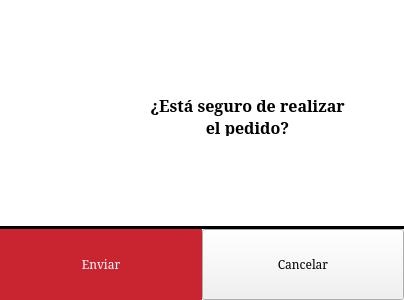
<?xml version="1.0" encoding="UTF-8"?>
<ui version="4.0">
 <class>EnviarPedido</class>
 <widget class="QDialog" name="EnviarPedido">
  <property name="geometry">
   <rect>
    <x>0</x>
    <y>0</y>
    <width>400</width>
    <height>300</height>
   </rect>
  </property>
  <property name="font">
   <font>
    <family>Noto Serif</family>
   </font>
  </property>
  <property name="windowTitle">
   <string>Dialog</string>
  </property>
  <property name="styleSheet">
   <string notr="true">background-color: rgb(255, 255, 255);</string>
  </property>
  <layout class="QGridLayout" name="gridLayout">
   <property name="leftMargin">
    <number>0</number>
   </property>
   <property name="topMargin">
    <number>0</number>
   </property>
   <property name="rightMargin">
    <number>0</number>
   </property>
   <property name="bottomMargin">
    <number>0</number>
   </property>
   <property name="spacing">
    <number>0</number>
   </property>
   <item row="0" column="0">
    <layout class="QVBoxLayout" name="verticalLayout">
     <item>
      <spacer name="verticalSpacer">
       <property name="orientation">
        <enum>Qt::Vertical</enum>
       </property>
       <property name="sizeHint" stdset="0">
        <size>
         <width>20</width>
         <height>40</height>
        </size>
       </property>
      </spacer>
     </item>
     <item>
      <layout class="QHBoxLayout" name="horizontalLayout_2">
       <item>
        <spacer name="horizontalSpacer">
         <property name="orientation">
          <enum>Qt::Horizontal</enum>
         </property>
         <property name="sizeHint" stdset="0">
          <size>
           <width>40</width>
           <height>20</height>
          </size>
         </property>
        </spacer>
       </item>
       <item>
        <widget class="QLabel" name="Advertencia_2">
         <property name="minimumSize">
          <size>
           <width>71</width>
           <height>71</height>
          </size>
         </property>
         <property name="maximumSize">
          <size>
           <width>71</width>
           <height>71</height>
          </size>
         </property>
         <property name="text">
          <string/>
         </property>
         <property name="scaledContents">
          <bool>true</bool>
         </property>
        </widget>
       </item>
       <item>
        <spacer name="horizontalSpacer_2">
         <property name="orientation">
          <enum>Qt::Horizontal</enum>
         </property>
         <property name="sizeType">
          <enum>QSizePolicy::Fixed</enum>
         </property>
         <property name="sizeHint" stdset="0">
          <size>
           <width>20</width>
           <height>20</height>
          </size>
         </property>
        </spacer>
       </item>
       <item alignment="Qt::AlignHCenter|Qt::AlignVCenter">
        <widget class="QTextBrowser" name="textBrowser_2">
         <property name="sizePolicy">
          <sizepolicy hsizetype="Fixed" vsizetype="Preferred">
           <horstretch>0</horstretch>
           <verstretch>0</verstretch>
          </sizepolicy>
         </property>
         <property name="minimumSize">
          <size>
           <width>211</width>
           <height>41</height>
          </size>
         </property>
         <property name="maximumSize">
          <size>
           <width>211</width>
           <height>46</height>
          </size>
         </property>
         <property name="font">
          <font>
           <family>Noto Serif</family>
           <pointsize>11</pointsize>
           <weight>50</weight>
           <italic>false</italic>
           <bold>false</bold>
          </font>
         </property>
         <property name="styleSheet">
          <string notr="true">text-align:center;
border:none;
background-color:transparent;
font: 11pt &quot;Noto Serif&quot;;
color:black;</string>
         </property>
         <property name="verticalScrollBarPolicy">
          <enum>Qt::ScrollBarAlwaysOff</enum>
         </property>
         <property name="horizontalScrollBarPolicy">
          <enum>Qt::ScrollBarAlwaysOff</enum>
         </property>
         <property name="html">
          <string>&lt;!DOCTYPE HTML PUBLIC &quot;-//W3C//DTD HTML 4.0//EN&quot; &quot;http://www.w3.org/TR/REC-html40/strict.dtd&quot;&gt;
&lt;html&gt;&lt;head&gt;&lt;meta name=&quot;qrichtext&quot; content=&quot;1&quot; /&gt;&lt;style type=&quot;text/css&quot;&gt;
p, li { white-space: pre-wrap; }
&lt;/style&gt;&lt;/head&gt;&lt;body style=&quot; font-family:'Noto Serif'; font-size:11pt; font-weight:400; font-style:normal;&quot;&gt;
&lt;p align=&quot;center&quot; style=&quot; margin-top:0px; margin-bottom:0px; margin-left:0px; margin-right:0px; -qt-block-indent:0; text-indent:0px;&quot;&gt;&lt;span style=&quot; font-family:'MS Shell Dlg 2'; font-size:12pt; font-weight:600;&quot;&gt;¿Está seguro de realizar el pedido?&lt;/span&gt;&lt;/p&gt;&lt;/body&gt;&lt;/html&gt;</string>
         </property>
        </widget>
       </item>
       <item>
        <spacer name="horizontalSpacer_3">
         <property name="orientation">
          <enum>Qt::Horizontal</enum>
         </property>
         <property name="sizeHint" stdset="0">
          <size>
           <width>40</width>
           <height>20</height>
          </size>
         </property>
        </spacer>
       </item>
      </layout>
     </item>
     <item>
      <spacer name="verticalSpacer_2">
       <property name="orientation">
        <enum>Qt::Vertical</enum>
       </property>
       <property name="sizeHint" stdset="0">
        <size>
         <width>20</width>
         <height>40</height>
        </size>
       </property>
      </spacer>
     </item>
    </layout>
   </item>
   <item row="1" column="0">
    <layout class="QVBoxLayout" name="verticalLayout_2">
     <property name="spacing">
      <number>0</number>
     </property>
     <item>
      <widget class="Line" name="line">
       <property name="minimumSize">
        <size>
         <width>404</width>
         <height>3</height>
        </size>
       </property>
       <property name="maximumSize">
        <size>
         <width>404</width>
         <height>3</height>
        </size>
       </property>
       <property name="styleSheet">
        <string notr="true">background-color: rgb(0, 0, 0);</string>
       </property>
       <property name="orientation">
        <enum>Qt::Horizontal</enum>
       </property>
      </widget>
     </item>
     <item>
      <layout class="QHBoxLayout" name="horizontalLayout">
       <property name="spacing">
        <number>0</number>
       </property>
       <item>
        <widget class="QPushButton" name="enviar">
         <property name="minimumSize">
          <size>
           <width>202</width>
           <height>71</height>
          </size>
         </property>
         <property name="maximumSize">
          <size>
           <width>202</width>
           <height>71</height>
          </size>
         </property>
         <property name="styleSheet">
          <string notr="true">color: white;
background-color:rgb(201, 37, 49);
font: 18pt &quot;Noto Serif&quot;;
border:none;</string>
         </property>
         <property name="text">
          <string>Enviar</string>
         </property>
        </widget>
       </item>
       <item>
        <widget class="QPushButton" name="cancelar">
         <property name="minimumSize">
          <size>
           <width>202</width>
           <height>71</height>
          </size>
         </property>
         <property name="maximumSize">
          <size>
           <width>202</width>
           <height>71</height>
          </size>
         </property>
         <property name="styleSheet">
          <string notr="true">
background-color: #F1F1F1;

font: 18pt &quot;Noto Serif&quot;;
color:black;


 </string>
         </property>
         <property name="text">
          <string>Cancelar</string>
         </property>
        </widget>
       </item>
      </layout>
     </item>
    </layout>
   </item>
  </layout>
 </widget>
 <resources/>
 <connections/>
</ui>
